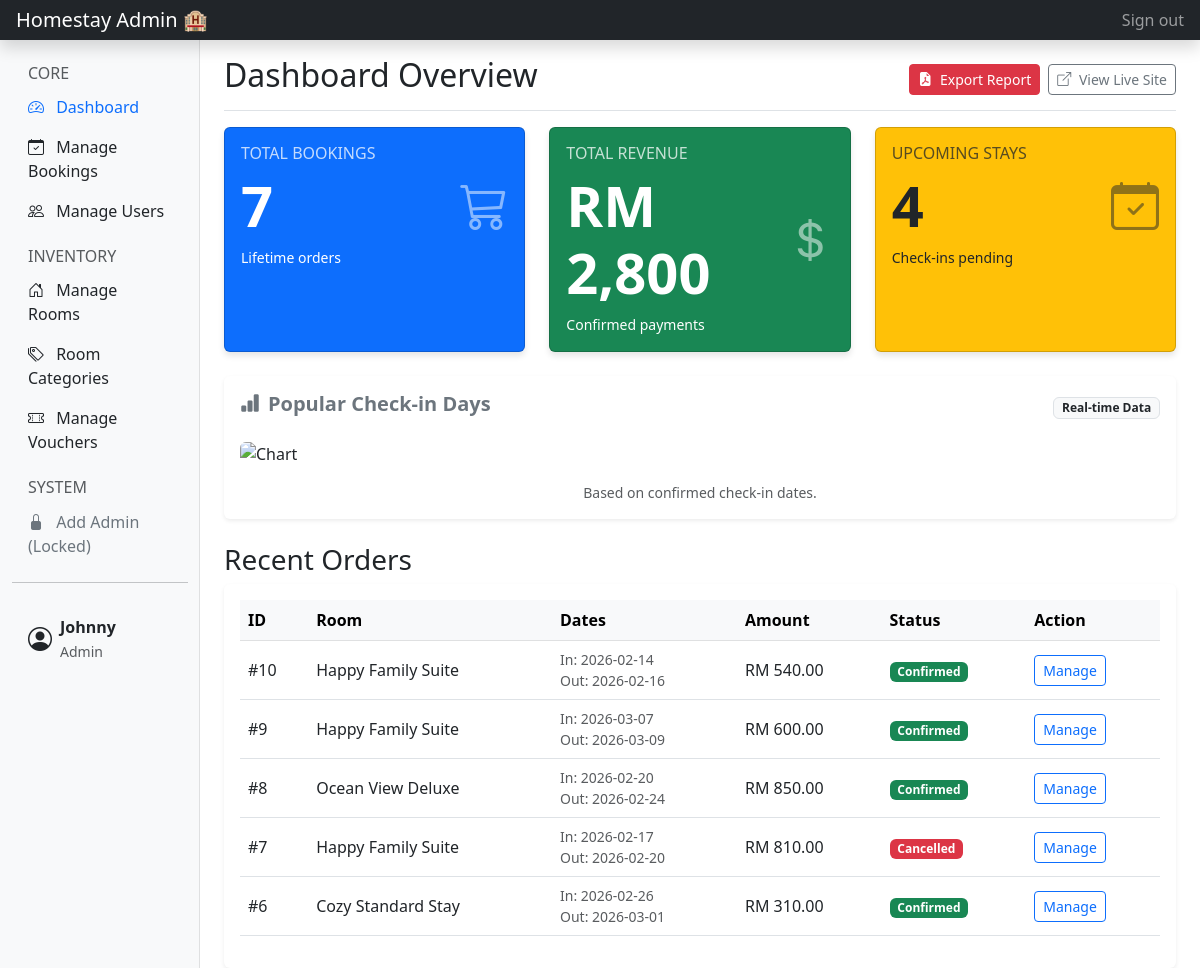
The page /Module C/admin_dashboard.php (signed in) on the database its author committed.
### tables this page shows
CREATE TABLE `bookings` (
  `booking_id` int(11) NOT NULL,
  `user_id` int(11) NOT NULL,
  `room_id` int(11) NOT NULL,
  `check_in_date` date NOT NULL,
  `check_out_date` date NOT NULL,
  `total_price` decimal(10,2) NOT NULL,
  `booking_status` enum('pending','confirmed','cancelled') NOT NULL DEFAULT 'pending',
  `payment_status` enum('unpaid','paid') NOT NULL DEFAULT 'unpaid'
);

CREATE TABLE `rooms` (
  `room_id` int(11) NOT NULL,
  `room_name` varchar(100) NOT NULL,
  `description` text NOT NULL,
  `price_per_night` decimal(10,2) NOT NULL,
  `min_price` decimal(10,2) DEFAULT 0.00,
  `max_price` decimal(10,2) DEFAULT 0.00,
  `facilities` varchar(255) DEFAULT NULL,
  `room_image` varchar(255) DEFAULT NULL
);

### Module C/admin_dashboard.php (the view, shortened to what this page needs)
<?php
require_once '../includes/db_connection.php';
$res_count = $conn->query("SELECT COUNT(*) as total FROM bookings");
$total_bookings = $res_count->fetch_assoc()['total'];
$res_revenue = $conn->query("SELECT SUM(total_price) as revenue FROM bookings WHERE booking_status = 'confirmed'");
$total_revenue = $res_revenue->fetch_assoc()['revenue'] ?? 0;
$today = date('Y-m-d');
$res_upcoming = $conn->query("SELECT COUNT(*) as upcoming FROM bookings WHERE booking_status = 'confirmed' AND check_in_date >= '$today'");
$upcoming_bookings = $res_upcoming->fetch_assoc()['upcoming'];
$sql_recent = "SELECT b.*, r.room_name FROM bookings b JOIN rooms r ON b.room_id = r.room_id ORDER BY b.booking_id DESC LIMIT 5";
$recent_orders = $conn->query($sql_recent);
$days_data = [
    'Monday' => 0, 'Tuesday' => 0, 'Wednesday' => 0,
    'Thursday' => 0, 'Friday' => 0, 'Saturday' => 0, 'Sunday' => 0
];
$sql_chart = "SELECT DAYNAME(check_in_date) as day_name, COUNT(*) as cnt
              FROM bookings
              WHERE booking_status = 'confirmed'
              GROUP BY day_name";
$res_chart = $conn->query($sql_chart);
if ($res_chart) {
    while ($row = $res_chart->fetch_assoc()) {
        $day = trim($row['day_name']);
        if (isset($days_data[$day])) {
            $days_data[$day] = (int)$row['cnt'];
        }
    }
}
$max_val = max(array_values($days_data)) + 1;
$chartConfig = [
    'type' => 'bar',
    'data' => [
        'labels' => array_keys($days_data),
        'datasets' => [[
            'label' => 'Bookings',
            'data' => array_values($days_data),
            'backgroundColor' => 'rgba(13, 110, 253, 0.6)',
            'borderColor' => 'rgba(13, 110, 253, 1)',
            'borderWidth' => 1,
            'borderRadius' => 5
        ]]
    ],
    'options' => [
        'plugins' => [
            'legend' => ['display' => false],
            'datalabels' => [
                'anchor' => 'end',
                'align' => 'top',
                'color' => '#666',
                'font' => ['weight' => 'bold']
            ]
        ],
        'scales' => [
            'y' => [
                'beginAtZero' => true,
                'suggestedMax' => $max_val,
                'grid' => ['color' => 'rgba(0,0,0,0.05)']
            ],
            'x' => [
                'grid' => ['display' => false]
            ]
        ]
    ]
];
$chartUrl = "https://quickchart.io/chart?c=" . rawurlencode(json_encode($chartConfig));
?>
<!doctype html>
<html lang="en">
  <head>
    <link href="https://cdn.jsdelivr.net/npm/bootstrap@5.3.0/dist/css/bootstrap.min.css" rel="stylesheet">
    <link rel="stylesheet" href="https://cdn.jsdelivr.net/npm/bootstrap-icons@1.10.5/font/bootstrap-icons.css">
  </head>
  <body>
    <header class="navbar navbar-dark sticky-top bg-dark flex-md-nowrap p-0 shadow">
      <a class="navbar-brand col-md-3 col-lg-2 me-0 px-3" href="#">Homestay Admin 🏨</a>
      <div class="navbar-nav">
        <div class="nav-item text-nowrap">
          <div class="nav-item text-nowrap">
            <a class="nav-link px-3" href="../Module%20A/logout.php?redirect=home" onclick="return confirm('Are you sure you want to sign out from Admin Panel?');">Sign out
    </a>
</div>
        </div>
      </div>
    </header>
    <div class="container-fluid">
      <div class="row">
        <nav id="sidebarMenu" class="col-md-3 col-lg-2 d-md-block bg-light sidebar collapse">
          <div class="position-sticky pt-3">
            <h6 class="sidebar-heading d-flex justify-content-between align-items-center px-3 mt-2 mb-1 text-muted text-uppercase">
              <span>Core</span>
            </h6>
            <ul class="nav flex-column mb-3">
              <li class="nav-item">
                <a class="nav-link active" href="admin_dashboard.php">
                  <i class="bi bi-speedometer2 me-2"></i> Dashboard
                </a>
              </li>
              <li class="nav-item">
                <a class="nav-link text-dark" href="admin_manage_bookings.php">
                  <i class="bi bi-calendar-check me-2"></i> Manage Bookings
                </a>
              </li>
              <li class="nav-item">
                <a class="nav-link text-dark" href="../Module A/admin_reset_user.php">
                  <i class="bi bi-people me-2"></i> Manage Users
                </a>
              </li>
            </ul>
            <h6 class="sidebar-heading d-flex justify-content-between align-items-center px-3 mt-3 mb-1 text-muted text-uppercase">
              <span>Inventory</span>
            </h6>
            <ul class="nav flex-column mb-3">
              <li class="nav-item">
                <a class="nav-link text-dark" href="../Module B/admin_manage_rooms.php">
                  <i class="bi bi-house-door me-2"></i> Manage Rooms
                </a>
              </li>
              <li class="nav-item">
                <a class="nav-link text-dark" href="../Module B/admin_manage_categories.php">
                  <i class="bi bi-tags me-2"></i> Room Categories
                </a>
              </li>
              <li class="nav-item">
                <a class="nav-link text-dark" href="admin_manage_vouchers.php">
                  <i class="bi bi-ticket-perforated me-2"></i> Manage Vouchers
                </a>
              </li>
            </ul>
            <h6 class="sidebar-heading d-flex justify-content-between align-items-center px-3 mt-3 mb-1 text-muted text-uppercase">
              <span>System</span>
            </h6>
            <ul class="nav flex-column mb-2">
              <li class="nav-item">
                <?php if ($_SESSION['role'] === 'superadmin'): ?>
                    <a class="nav-link text-success" href="add_admin.php">
                        <i class="bi bi-person-plus-fill me-2"></i> Add New Admin
                    </a>
                <?php else: ?>
                    <a class="nav-link text-secondary" href="#" data-bs-toggle="modal" data-bs-target="#superAdminModal">
                        <i class="bi bi-lock-fill me-2"></i> Add Admin (Locked)
                    </a>
                <?php endif; ?>
              </li>
            </ul>
            <hr class="my-3">
            <div class="p-3">
                <div class="d-flex align-items-center link-dark text-decoration-none">
                    <i class="bi bi-person-circle fs-4 me-2"></i>
                    <div>
                        <strong><?php echo htmlspecialchars($_SESSION['username']); ?></strong><br>
                        <small class="text-muted"><?php echo ucfirst($_SESSION['role']); ?></small>
                    </div>
                </div>
            </div>
          </div>
        </nav>
        <main class="col-md-9 ms-sm-auto col-lg-10 px-md-4">
          <div class="d-flex justify-content-between flex-wrap flex-md-nowrap align-items-center pt-3 pb-2 mb-3 border-bottom">
            <h1 class="h2">Dashboard Overview</h1>
<div class="btn-toolbar mb-2 mb-md-0">
               <a href="admin_generate_report.php" target="_blank" class="btn btn-sm btn-danger me-2">
                   <i class="bi bi-file-earmark-pdf-fill me-1"></i> Export Report
               </a>
               <a href="../index.php" target="_blank" class="btn btn-sm btn-outline-secondary">
                   <i class="bi bi-box-arrow-up-right me-1"></i> View Live Site
               </a>
            </div>
          </div>
          <div class="row g-4 mb-4">
            <div class="col-12 col-md-6 col-lg-4">
                <div class="card bg-primary text-white stat-card h-100">
                <div class="card-body">
                    <div class="d-flex justify-content-between align-items-center">
                        <div>
                            <h6 class="card-title text-uppercase mb-0 opacity-75">Total Bookings</h6>
                            <h2 class="display-4 fw-bold my-2"><?php echo $total_bookings; ?></h2>
                            <p class="card-text small">Lifetime orders</p>
                        </div>
                        <i class="bi bi-cart3" style="font-size: 3rem; opacity: 0.5;"></i>
                    </div>
                </div>
                </div>
            </div>
            <div class="col-12 col-md-6 col-lg-4">
                <div class="card bg-success text-white stat-card h-100">
                    <div class="card-body">
                        <div class="d-flex justify-content-between align-items-center">
                            <div>
                                <h6 class="card-title text-uppercase mb-0 opacity-75">Total Revenue</h6>
                                <h2 class="display-4 fw-bold my-2">RM <?php echo number_format($total_revenue, 0); ?></h2>
                                <p class="card-text small">Confirmed payments</p>
                            </div>
                            <i class="bi bi-currency-dollar" style="font-size: 3rem; opacity: 0.5;"></i>
                        </div>
                    </div>
                </div>
            </div>
            <div class="col-12 col-md-6 col-lg-4">
                <div class="card bg-warning text-dark stat-card h-100">
                    <div class="card-body">
                        <div class="d-flex justify-content-between align-items-center">
                            <div>
                                <h6 class="card-title text-uppercase mb-0 opacity-75">Upcoming Stays</h6>
                                <h2 class="display-4 fw-bold my-2"><?php echo $upcoming_bookings; ?></h2>
                                <p class="card-text small">Check-ins pending</p>
                            </div>
                            <i class="bi bi-calendar-check" style="font-size: 3rem; opacity: 0.5;"></i>
                        </div>
                    </div>
                </div>
            </div>
            <div class="col-12">
                <div class="card border-0 shadow-sm">
                    <div class="card-body">
                        <div class="d-flex justify-content-between align-items-center mb-3">
                            <h5 class="card-title fw-bold text-secondary">
                                <i class="bi bi-bar-chart-fill me-2"></i>Popular Check-in Days
                            </h5>
                            <span class="badge bg-light text-dark border">Real-time Data</span>
                        </div>
                        <img src="<?php echo $chartUrl; ?>" class="img-fluid rounded" style="max-height: 300px; width: 100%; object-fit: contain;" alt="Chart">
                        <div class="text-center mt-3 text-muted small">
                            Based on confirmed check-in dates.
                        </div>
                    </div>
                </div>
            </div>
          </div>
          <h3 class="mt-4">Recent Orders</h3>
          <div class="table-responsive bg-white shadow-sm rounded p-3">
            <table class="table table-hover align-middle">
              <thead class="table-light">
                <tr>
                  <th scope="col">ID</th>
                  <th scope="col">Room</th>
                  <th scope="col">Dates</th>
                  <th scope="col">Amount</th>
                  <th scope="col">Status</th>
                  <th scope="col">Action</th>
                </tr>
              </thead>
              <tbody>
                <?php if ($recent_orders->num_rows > 0): ?>
                    <?php while($row = $recent_orders->fetch_assoc()): ?>
                    <tr>
                      <td>#<?php echo $row['booking_id']; ?></td>
                      <td><?php echo htmlspecialchars($row['room_name']); ?></td>
                      <td>
                          <small class="d-block text-muted">In: <?php echo $row['check_in_date']; ?></small>
                          <small class="d-block text-muted">Out: <?php echo $row['check_out_date']; ?></small>
                      </td>
                      <td>RM <?php echo number_format($row['total_price'], 2); ?></td>
                      <td>
                        <?php
                            $badge = ($row['booking_status'] == 'confirmed') ? 'bg-success' : 'bg-secondary';
                            if ($row['booking_status'] == 'cancelled') $badge = 'bg-danger';
                            echo "<span class='badge $badge'>" . ucfirst($row['booking_status']) . "</span>";
                        ?>
                      </td>
                      <td>
                          <a href="admin_manage_bookings.php?booking_id=<?php echo $row['booking_id']; ?>" class="btn btn-sm btn-outline-primary">Manage</a>
                      </td>
                    </tr>
                    <?php endwhile; ?>
                <?php else: ?>
                    <tr><td colspan="6" class="text-center py-3">No orders found.</td></tr>
                <?php endif; ?>
              </tbody>
            </table>
          </div>
        </main>
      </div>
    </div>
  </body>
</html>

### Module C/admin_dashboard.php (style rules this page uses)
.sidebar { min-height: 100vh; box-shadow: inset -1px 0 0 rgba(0, 0, 0, .1); }
.stat-card { transition: transform 0.2s; cursor: pointer; box-shadow: 0 4px 6px rgba(0,0,0,0.1); }

### rows shown on the page
bookings: booking_id "10", room.room_name "Happy Family Suite", check_in_date "2026-02-14", check_out_date "2026-02-16", total_price "540.00", booking_status "Confirmed"
bookings: booking_id "9", room.room_name "Happy Family Suite", check_in_date "2026-03-07", check_out_date "2026-03-09", total_price "600.00", booking_status "Confirmed"
bookings: booking_id "8", room.room_name "Ocean View Deluxe", check_in_date "2026-02-20", check_out_date "2026-02-24", total_price "850.00", booking_status "Confirmed"
bookings: booking_id "7", room.room_name "Happy Family Suite", check_in_date "2026-02-17", check_out_date "2026-02-20", total_price "810.00", booking_status "Cancelled"
bookings: booking_id "6", room.room_name "Cozy Standard Stay", check_in_date "2026-02-26", check_out_date "2026-03-01", total_price "310.00", booking_status "Confirmed"

### other values the page prints
$_SESSION['username'] "Johnny"
$_SESSION['role'] "Admin"
$total_bookings "7"
$total_revenue "2,800"
$upcoming_bookings "4"
